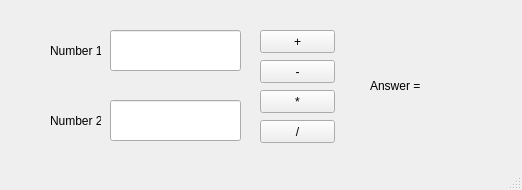
<?xml version="1.0" encoding="UTF-8"?>
<ui version="4.0">
 <class>UI_MainWindow</class>
 <widget class="QMainWindow" name="UI_MainWindow">
  <property name="geometry">
   <rect>
    <x>0</x>
    <y>0</y>
    <width>522</width>
    <height>190</height>
   </rect>
  </property>
  <property name="windowTitle">
   <string>MainWindow</string>
  </property>
  <widget class="QWidget" name="centralwidget">
   <widget class="QLabel" name="label">
    <property name="geometry">
     <rect>
      <x>50</x>
      <y>40</y>
      <width>51</width>
      <height>21</height>
     </rect>
    </property>
    <property name="text">
     <string>Number 1:</string>
    </property>
   </widget>
   <widget class="QLabel" name="label_2">
    <property name="geometry">
     <rect>
      <x>50</x>
      <y>110</y>
      <width>51</width>
      <height>21</height>
     </rect>
    </property>
    <property name="text">
     <string>Number 2:</string>
    </property>
   </widget>
   <widget class="QLineEdit" name="txt_num1">
    <property name="geometry">
     <rect>
      <x>110</x>
      <y>30</y>
      <width>131</width>
      <height>41</height>
     </rect>
    </property>
   </widget>
   <widget class="QLineEdit" name="txt_num2">
    <property name="geometry">
     <rect>
      <x>110</x>
      <y>100</y>
      <width>131</width>
      <height>41</height>
     </rect>
    </property>
   </widget>
   <widget class="QPushButton" name="btnSum">
    <property name="geometry">
     <rect>
      <x>260</x>
      <y>30</y>
      <width>75</width>
      <height>23</height>
     </rect>
    </property>
    <property name="text">
     <string>+</string>
    </property>
   </widget>
   <widget class="QPushButton" name="btnMinus">
    <property name="geometry">
     <rect>
      <x>260</x>
      <y>60</y>
      <width>75</width>
      <height>23</height>
     </rect>
    </property>
    <property name="text">
     <string>-</string>
    </property>
   </widget>
   <widget class="QPushButton" name="btnMult">
    <property name="geometry">
     <rect>
      <x>260</x>
      <y>90</y>
      <width>75</width>
      <height>23</height>
     </rect>
    </property>
    <property name="text">
     <string>*</string>
    </property>
   </widget>
   <widget class="QPushButton" name="btnDiv">
    <property name="geometry">
     <rect>
      <x>260</x>
      <y>120</y>
      <width>75</width>
      <height>23</height>
     </rect>
    </property>
    <property name="text">
     <string>/</string>
    </property>
   </widget>
   <widget class="QLabel" name="lbl_result">
    <property name="geometry">
     <rect>
      <x>370</x>
      <y>60</y>
      <width>191</width>
      <height>51</height>
     </rect>
    </property>
    <property name="text">
     <string>Answer = </string>
    </property>
   </widget>
  </widget>
  <widget class="QMenuBar" name="menubar">
   <property name="geometry">
    <rect>
     <x>0</x>
     <y>0</y>
     <width>522</width>
     <height>21</height>
    </rect>
   </property>
  </widget>
  <widget class="QStatusBar" name="statusbar"/>
 </widget>
 <resources/>
 <connections/>
</ui>
